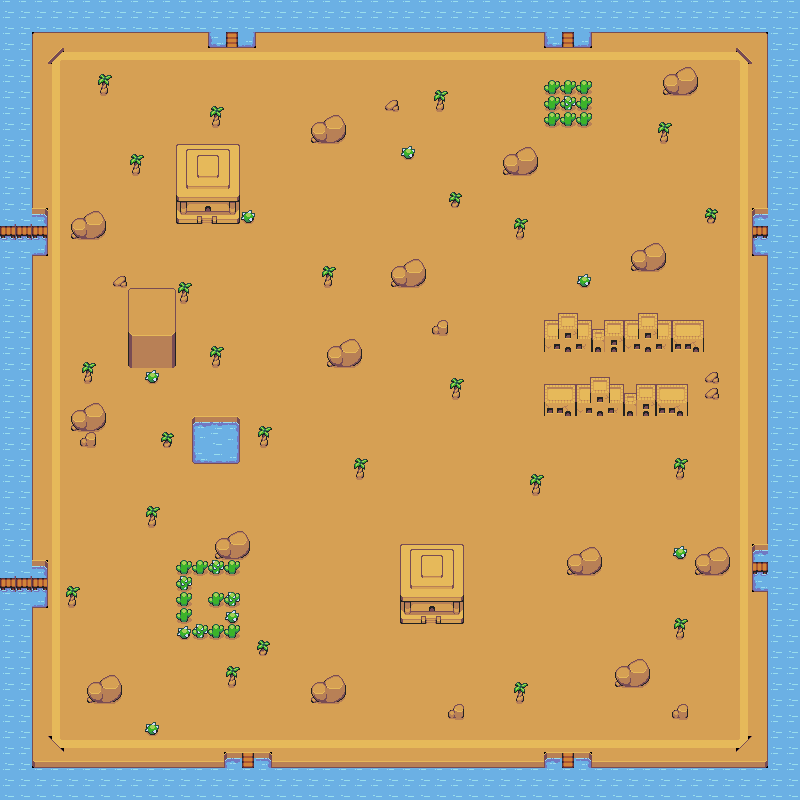

This game map was drawn from its Tiled (.tmx) file and the tilesets committed beside it. A one-line description and the trimmed map source follow:
An orthogonal 50x50 tile map with 16x16 px tiles, 3 tile layers (sfondo, pavimento, collisioni) and 11 objects.

<map version="1.10" tiledversion="1.11.2" orientation="orthogonal" renderorder="right-down" width="50" height="50" tilewidth="16" tileheight="16" infinite="0" nextlayerid="5" nextobjectid="14">
 <tileset firstgid="1" source="deserto.tsx" />
 <layer id="3" name="sfondo" width="50" height="50" locked="1">
  <data>[2500 cells, 247 non-empty, 17 distinct tile ids]</data>
 </layer>
 <layer id="2" name="pavimento" width="50" height="50" locked="1">
  <data>[2500 cells, 1936 non-empty, 9 distinct tile ids]</data>
 </layer>
 <layer id="1" name="collisioni" width="50" height="50">
  <data>[2500 cells, 832 non-empty, 87 distinct tile ids]</data>
 </layer>
 <objectgroup id="4" name="eventi">
  <object id="1" x="207.094" y="217.391">
   <properties>
    <property name="eventRadius" type="float" value="5" />
    <property name="eventType" value="changeMap" />
    <property name="map" type="int" value="1" />
    <property name="spawnx" type="float" value="10.5" />
    <property name="spawny" type="float" value="12" />
   </properties>
  </object>
  <object id="2" x="430.206" y="617.849">
   <properties>
    <property name="eventRadius" type="float" value="5" />
    <property name="eventType" value="changeMap" />
    <property name="map" type="int" value="1" />
    <property name="spawnx" type="float" value="10.5" />
    <property name="spawny" type="float" value="12" />
   </properties>
  </object>
  <object id="3" x="530.892" y="313.501" width="194.508" height="112.128">
   <properties>
    <property name="eventRadius" type="float" value="5" />
    <property name="eventType" value="changeMap" />
    <property name="map" type="int" value="1" />
    <property name="spawnx" type="float" value="10.5" />
    <property name="spawny" type="float" value="12" />
   </properties>
  </object>
  <object id="6" x="788.33" y="228.833">
   <properties>
    <property name="eventRadius" type="float" value="5" />
    <property name="eventType" value="changeMap" />
    <property name="map" type="int" value="1" />
    <property name="spawnx" type="float" value="10.5" />
    <property name="spawny" type="float" value="12" />
   </properties>
  </object>
  <object id="7" x="787.185" y="566.362">
   <properties>
    <property name="eventRadius" type="float" value="5" />
    <property name="eventType" value="changeMap" />
    <property name="map" type="int" value="1" />
    <property name="spawnx" type="float" value="10.5" />
    <property name="spawny" type="float" value="12" />
   </properties>
  </object>
  <object id="8" x="566.362" y="788.33">
   <properties>
    <property name="eventRadius" type="float" value="5" />
    <property name="eventType" value="changeMap" />
    <property name="map" type="int" value="1" />
    <property name="spawnx" type="float" value="10.5" />
    <property name="spawny" type="float" value="12" />
   </properties>
  </object>
  <object id="9" x="248.284" y="788.33">
   <properties>
    <property name="eventRadius" type="float" value="5" />
    <property name="eventType" value="changeMap" />
    <property name="map" type="int" value="1" />
    <property name="spawnx" type="float" value="10.5" />
    <property name="spawny" type="float" value="12" />
   </properties>
  </object>
  <object id="10" x="10.2975" y="582.38">
   <properties>
    <property name="eventRadius" type="float" value="5" />
    <property name="eventType" value="changeMap" />
    <property name="map" type="int" value="1" />
    <property name="spawnx" type="float" value="10.5" />
    <property name="spawny" type="float" value="12" />
   </properties>
  </object>
  <object id="11" x="9.15332" y="228.833">
   <properties>
    <property name="eventRadius" type="float" value="5" />
    <property name="eventType" value="changeMap" />
    <property name="map" type="int" value="1" />
    <property name="spawnx" type="float" value="10.5" />
    <property name="spawny" type="float" value="12" />
   </properties>
  </object>
  <object id="12" x="231.121" y="10.2975">
   <properties>
    <property name="eventRadius" type="float" value="5" />
    <property name="eventType" value="changeMap" />
    <property name="map" type="int" value="1" />
    <property name="spawnx" type="float" value="10.5" />
    <property name="spawny" type="float" value="12" />
   </properties>
  </object>
  <object id="13" x="566.362" y="10.2975">
   <properties>
    <property name="eventRadius" type="float" value="5" />
    <property name="eventType" value="changeMap" />
    <property name="map" type="int" value="1" />
    <property name="spawnx" type="float" value="10.5" />
    <property name="spawny" type="float" value="12" />
   </properties>
  </object>
 </objectgroup>
</map>
